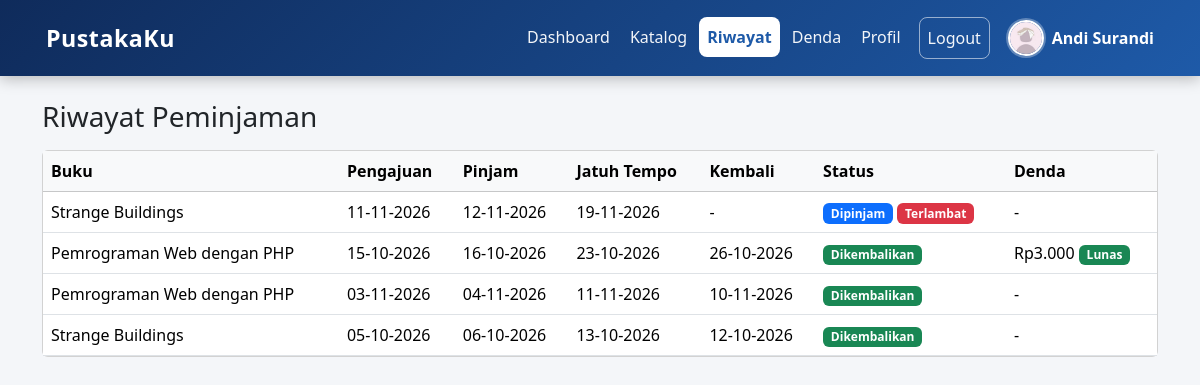
/projek/anggota/riwayat.php (signed in), run on the app's committed database.
### tables this page shows
CREATE TABLE `peminjaman` (
  `id` int(11) NOT NULL,
  `user_id` int(11) NOT NULL,
  `buku_id` int(11) NOT NULL,
  `tgl_pengajuan` date NOT NULL,
  `tgl_pinjam` date DEFAULT NULL,
  `tgl_jatuh_tempo` date DEFAULT NULL,
  `tgl_kembali` date DEFAULT NULL,
  `status` enum('menunggu','dipinjam','dikembalikan','ditolak') NOT NULL DEFAULT 'menunggu',
  `denda` int(11) NOT NULL DEFAULT 0,
  `status_denda` enum('tidak_ada','belum_lunas','lunas') NOT NULL DEFAULT 'tidak_ada'
);

CREATE TABLE `buku` (
  `id` int(11) NOT NULL,
  `kode_buku` varchar(20) NOT NULL,
  `judul` varchar(200) NOT NULL,
  `penulis` varchar(100) DEFAULT NULL,
  `penerbit` varchar(100) DEFAULT NULL,
  `tahun_terbit` year(4) DEFAULT NULL,
  `kategori_id` int(11) DEFAULT NULL,
  `stok` int(11) NOT NULL DEFAULT 0,
  `sinopsis` text DEFAULT NULL,
  `cover` varchar(255) NOT NULL DEFAULT 'no-cover.png',
  `created_at` timestamp NOT NULL DEFAULT current_timestamp()
);

### projek/anggota/riwayat.php (the view, shortened to what this page needs)
<?php
include '../config/koneksi.php';
include_once '../includes/functions.php';
$user_id = $_SESSION['user_id'];
$query = mysqli_prepare(
    $koneksi,
    "SELECT p.*, b.judul
     FROM peminjaman p
     JOIN buku b ON p.buku_id = b.id
     WHERE p.user_id = ?
     ORDER BY p.id DESC"
);
mysqli_stmt_bind_param($query, 'i', $user_id);
mysqli_stmt_execute($query);
$data_riwayat = mysqli_stmt_get_result($query);
$hari_ini = date('Y-m-d');
include '../includes/header.php';
?>
<h3 class="mb-3">Riwayat Peminjaman</h3>
<div class="card">
    <div class="table-responsive">
        <table class="table table-hover align-middle mb-0">
            <thead class="table-light">
                <tr>
                    <th>Buku</th>
                    <th>Pengajuan</th>
                    <th>Pinjam</th>
                    <th>Jatuh Tempo</th>
                    <th>Kembali</th>
                    <th>Status</th>
                    <th>Denda</th>
                </tr>
            </thead>
            <tbody>
                <?php while ($r = mysqli_fetch_assoc($data_riwayat)) { ?>
                    <tr>
                        <td><?= htmlspecialchars($r['judul']) ?></td>
                        <td><?= date('d-m-Y', strtotime($r['tgl_pengajuan'])) ?></td>
                        <td><?= $r['tgl_pinjam'] ? date('d-m-Y', strtotime($r['tgl_pinjam'])) : '-' ?></td>
                        <td><?= $r['tgl_jatuh_tempo'] ? date('d-m-Y', strtotime($r['tgl_jatuh_tempo'])) : '-' ?></td>
                        <td><?= $r['tgl_kembali'] ? date('d-m-Y', strtotime($r['tgl_kembali'])) : '-' ?></td>
                        <td>
                            <?= badge_status($r['status']) ?>
                            <?php if ($r['status'] == 'dipinjam' && $r['tgl_jatuh_tempo'] < $hari_ini) { ?>
                                <span class="badge text-bg-danger">Terlambat</span>
                            <?php } ?>
                        </td>
                        <td>
                            <?php if ($r['denda'] > 0) { ?>
                                Rp<?= number_format($r['denda'], 0, ',', '.') ?>
                                <?php if ($r['status_denda'] == 'lunas') { ?>
                                    <span class="badge text-bg-success">Lunas</span>
                                <?php } else { ?>
                                    <span class="badge text-bg-danger">Belum lunas</span>
                                <?php } ?>
                            <?php } else { ?>
                                -
                            <?php } ?>
                        </td>
                    </tr>
                <?php } ?>
            </tbody>
        </table>
    </div>
</div>
<?php
include '../includes/footer.php';
?>

### projek/includes/functions.php (shortened to what this page needs)
<?php
function badge_status($status) {
    $warna = [
        'menunggu' => 'warning',
        'dipinjam' => 'primary',
        'dikembalikan' => 'success',
        'ditolak' => 'danger'
    ];
    return "<span class='badge text-bg-" . $warna[$status] . "'>" . ucfirst($status) . "</span>";
}
?>

### projek/assets/style.css (style rules this page uses)
:root { --warna-utama: #1e5aa8; --warna-latar: #f4f6f9; }
body { background-color: var(--warna-latar); }

### data on the page
peminjaman: buku.judul "Strange Buildings", tgl_pengajuan "11-11-2026", tgl_pinjam "12-11-2026", tgl_jatuh_tempo "19-11-2026", status "Dipinjam", shows "Terlambat"
peminjaman: buku.judul "Pemrograman Web dengan PHP", tgl_pengajuan "15-10-2026", tgl_pinjam "16-10-2026", tgl_jatuh_tempo "23-10-2026", tgl_kembali "26-10-2026", status "Dikembalikan", denda "3.000", status_denda "Lunas"
peminjaman: buku.judul "Pemrograman Web dengan PHP", tgl_pengajuan "03-11-2026", tgl_pinjam "04-11-2026", tgl_jatuh_tempo "11-11-2026", tgl_kembali "10-11-2026", status "Dikembalikan"
peminjaman: buku.judul "Strange Buildings", tgl_pengajuan "05-10-2026", tgl_pinjam "06-10-2026", tgl_jatuh_tempo "13-10-2026", tgl_kembali "12-10-2026", status "Dikembalikan"

### other printed values
$_SESSION['nama'] "Andi Surandi"
